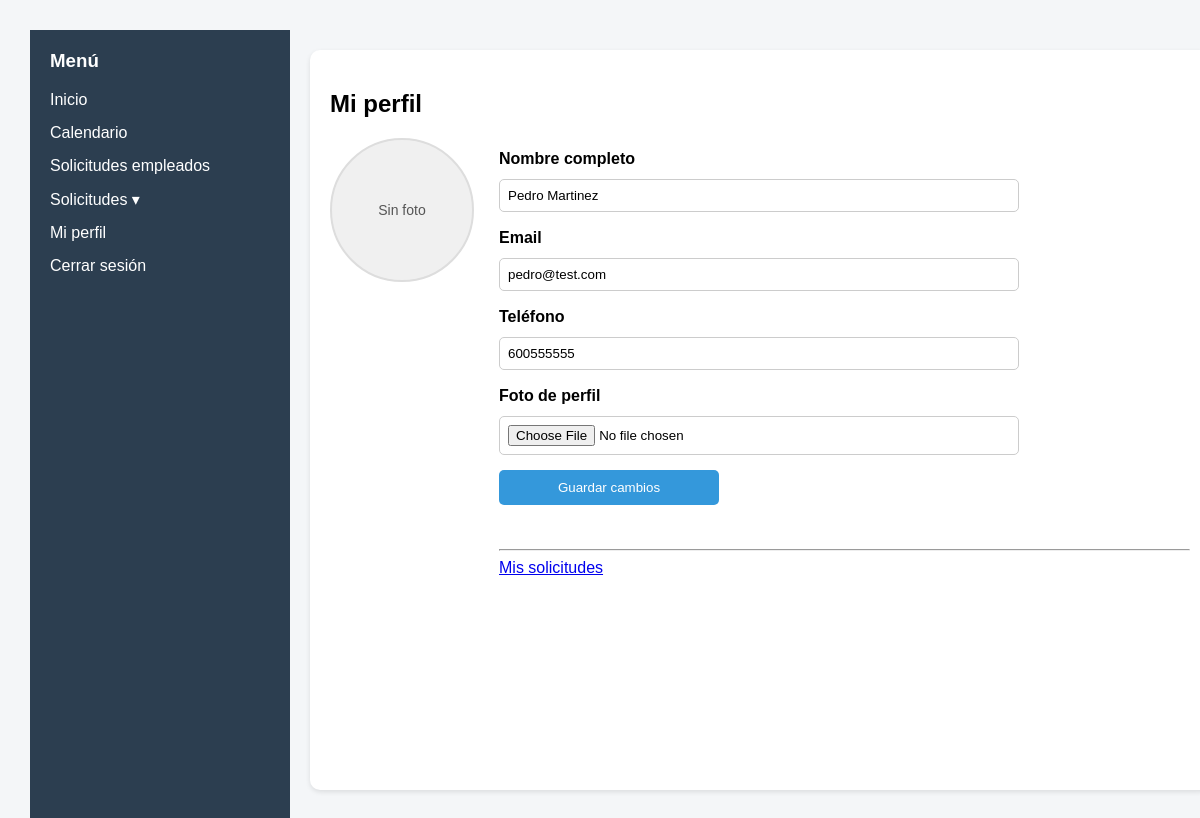
The page /frontend/views/perfil.php (signed in) on the database as committed earlier.
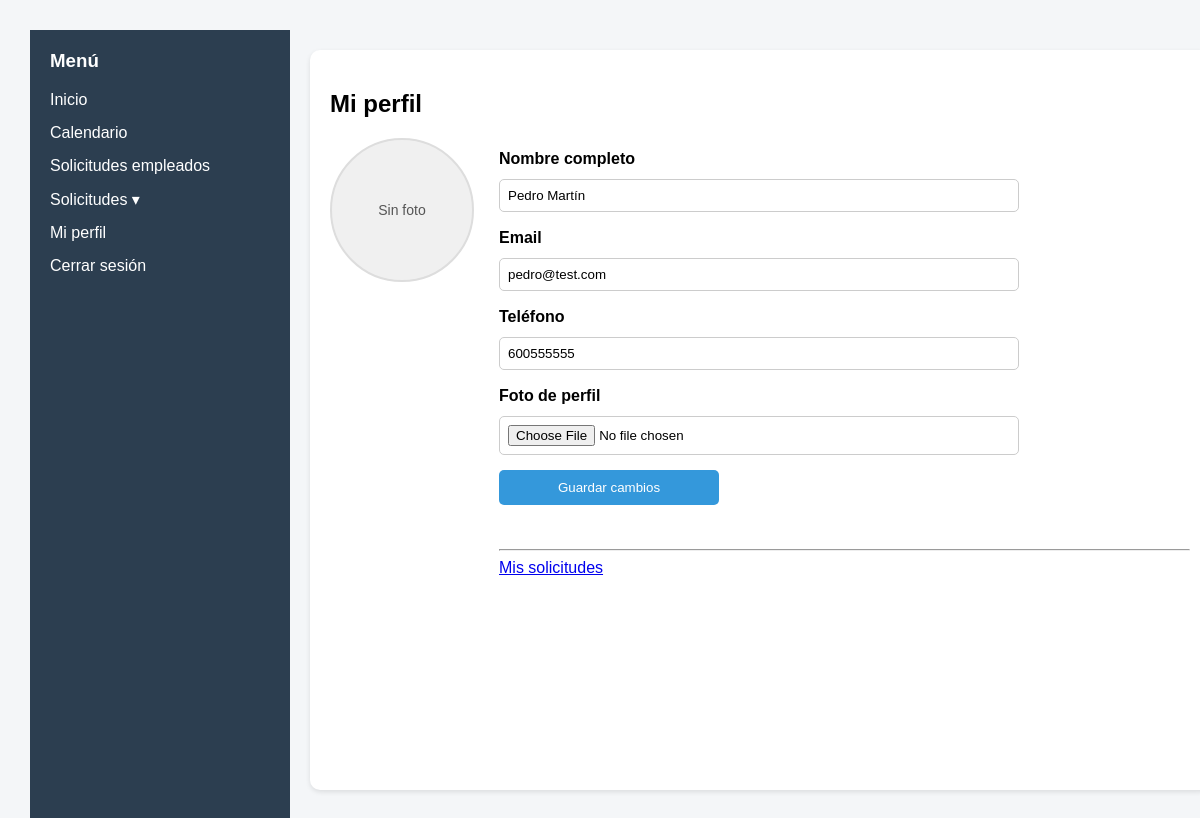
The same page on the database as committed later.
### tables this page shows
CREATE TABLE EMPLEADO (
	id_empleado INTEGER PRIMARY KEY AUTOINCREMENT,
	nombre TEXT NOT NULL,
	email TEXT NOT NULL,
	dni TEXT NOT NULL,
	telefono TEXT,
	usuario TEXT NOT NULL,
	contrasena TEXT NOT NULL,
	rol TEXT NOT NULL
);

### frontend/views/perfil.php (the view, shortened to what this page needs)
<?php include '../components/header.php'; ?>
<?php include '../components/layout.php'; ?>
<?php
$db = getDB();
$idEmpleado = $_SESSION['id_empleado'];
$stmt = $db->prepare("
  SELECT nombre, email, telefono
  FROM EMPLEADO
  WHERE id_empleado = :id_empleado
");
$stmt->execute([
  ':id_empleado' => $idEmpleado
]);
$empleado = $stmt->fetch(PDO::FETCH_ASSOC);
$nombre = $empleado['nombre'] ?? '';
$email = $empleado['email'] ?? '';
$telefono = $empleado['telefono'] ?? '';
$fotoUrl = '';
?>
<main>
  <div class="card profile-card">
    <h2>Mi perfil</h2>
    <div class="profile-row">
      <div class="profile-image-container">
        <?php if ($fotoUrl): ?>
          <img src="<?php echo $fotoUrl; ?>" alt="Foto de perfil" class="profile-image">
        <?php else: ?>
          <div class="profile-image placeholder">Sin foto</div>
        <?php endif; ?>
      </div>
      <div class="profile-info">
        <form method="POST" enctype="multipart/form-data">
          <label for="nombre">Nombre completo</label>
          <input type="text" id="nombre" name="nombre" value="<?php echo htmlspecialchars($nombre); ?>">
          <label for="email">Email</label>
          <input type="email" id="email" name="email" value="<?php echo htmlspecialchars($email); ?>">
          <label for="telefono">Teléfono</label>
          <input type="tel" id="telefono" name="telefono" value="<?php echo htmlspecialchars($telefono); ?>">
          <label for="foto">Foto de perfil</label>
          <input type="file" id="foto" name="foto" accept="image/*">
          <button class="primary" type="submit">Guardar cambios</button>
        </form>
        <br/><br/><hr/>
        <a href="mis_solicitudes.php">Mis solicitudes</a>
      </div>
    </div>
  </div>
</main>
<?php include '../components/footer.php'; ?>

Rows that differ between the two databases and show on the page:
changed empleado "pedro@test.com": nombre "Pedro Martinez" → "Pedro Martín"
